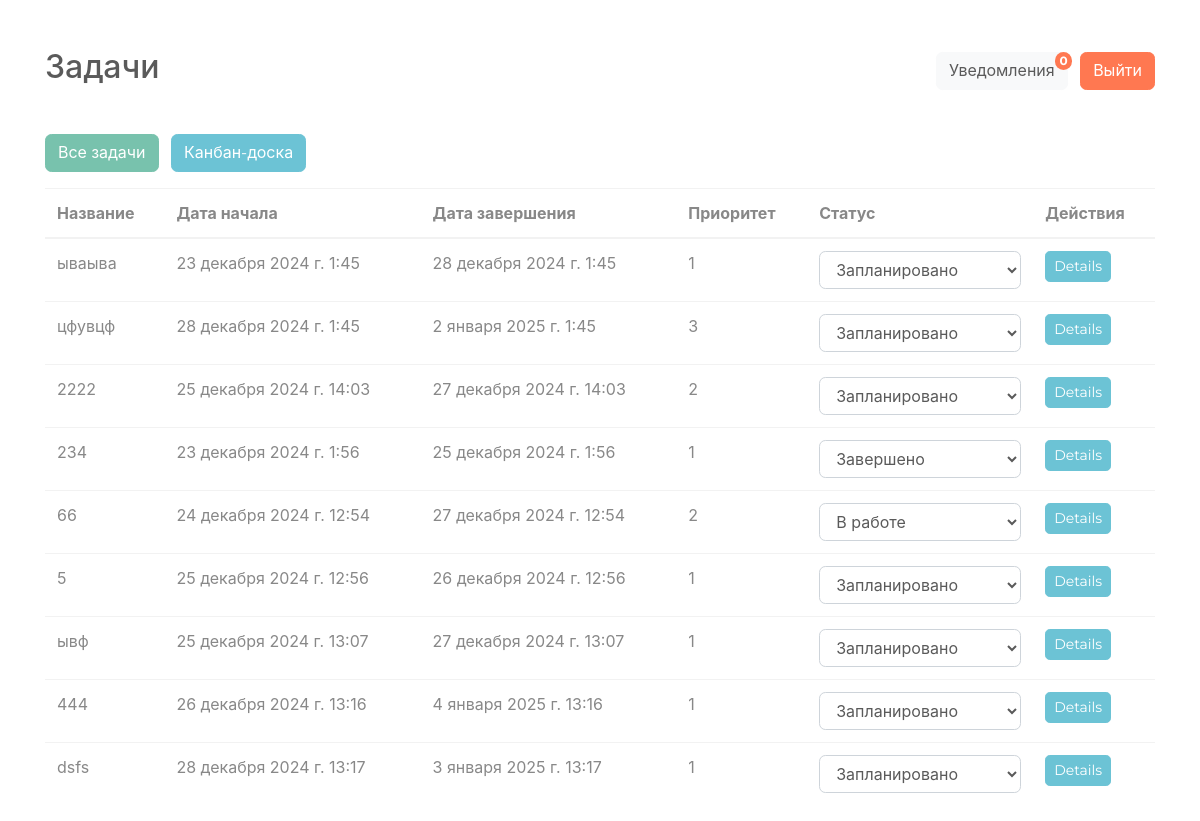
Page /user/ (signed in) on the earlier database version.
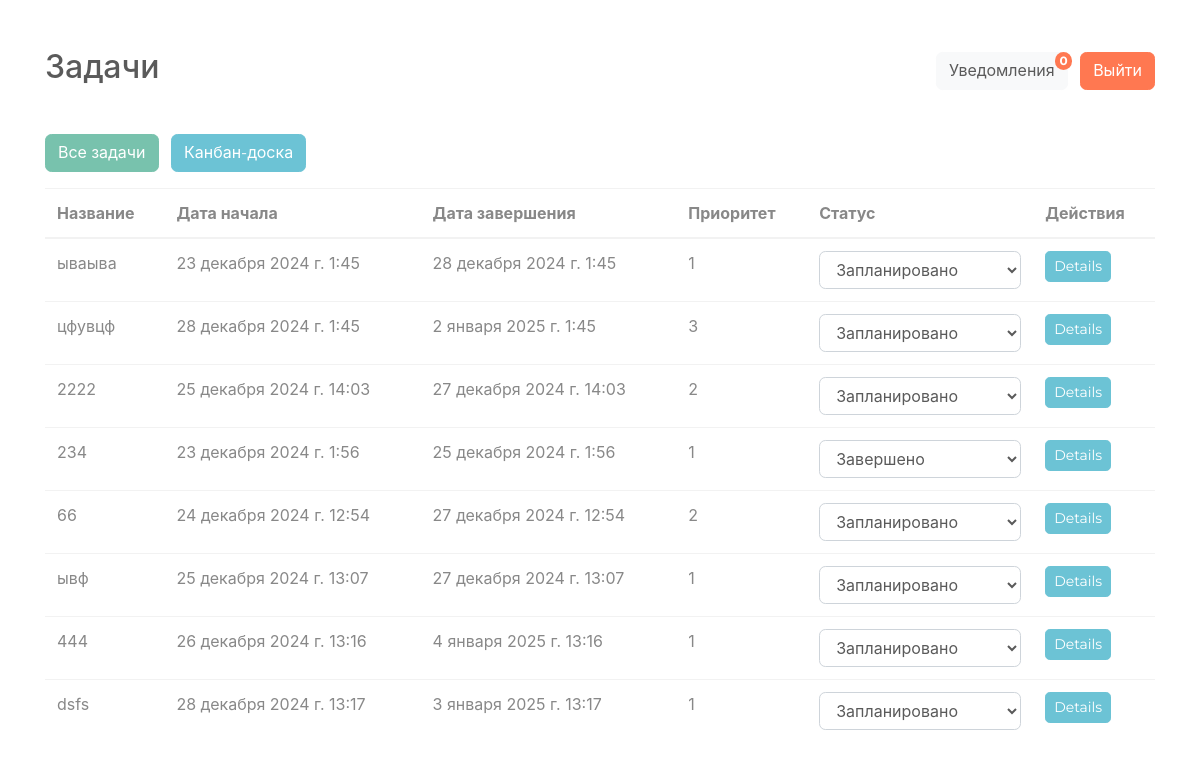
Same page on the later database version.
### task_management_system_app/models.py (models this page shows)
class Task(models.Model):
    STATUS_CHOICES = [
        ('planned', 'Запланировано'),
        ('in_progress', 'В работе'),
        ('completed', 'Завершено'),
    ]
    name = models.CharField(max_length=100)
    category = models.ForeignKey(Category, on_delete=models.CASCADE)
    assigned_to = models.ForeignKey(User, on_delete=models.CASCADE, related_name='tasks')
    start_date = models.DateTimeField()
    end_date = models.DateTimeField()
    priority = models.IntegerField(default=1)
    description = models.TextField(default='')
    is_completed = models.BooleanField(default=False)
    status = models.CharField(
        max_length=20,
        choices=STATUS_CHOICES,
        default='planned'
    )

### task_management_system_app/views.py (the view)
# urls.py: path('user/', views.user_tasks_list, name='user_tasks_list'),
@login_required
def user_tasks_list(request):
    tasks = Task.objects.filter(assigned_to=request.user)
    notifications = Notification.objects.filter(user=request.user, is_read=False)
    return render(request, 'user_tasks_list.html', {
        'tasks': tasks,
        'notifications_count': notifications.count()
    })

### task_management_system_app/templates/user_tasks_list.html (shortened to what this page needs)
<!DOCTYPE html>
<html lang="ru">
<head>
    <link rel="stylesheet" href="https://cdn.jsdelivr.net/npm/bootswatch@4.5.2/dist/minty/bootstrap.min.css" />
</head>
<body>
    <div class="container mt-5">
        <div class="d-flex justify-content-between align-items-center mb-3">
            <h2 class="text-center">{{ category.name }} Задачи</h2>
            <div>
                <button id="notificationsButton" class="btn btn-light position-relative">
                    Уведомления
                    <span id="notificationsBadge"
                        class="position-absolute top-0 start-100 translate-middle badge rounded-pill bg-danger"
                        style="{% if notifications_count == 0 %}display: {{0}};{% endif %}">
                        {{ notifications_count }}
                    </span>
                </button>
                <a href="{% url 'logout' %}" class="btn btn-danger ml-2">Выйти</a>
            </div>
        </div>
        <br />
        <div class="mb-3">
            <a href="{% url 'all_tasks_list' %}" class="btn btn-primary">Все задачи</a>
            <a href="{% url 'kanban_board' %}" class="btn btn-info ml-2">Канбан-доска</a>
        </div>
        <table id="taskTable" class="table">
            <thead>
                <tr>
                    <th>Название</th>
                    <th>Дата начала</th>
                    <th>Дата завершения</th>
                    <th>Приоритет</th>
                    <th>Статус</th>
                    <th>Действия</th>
                </tr>
            </thead>
            <tbody>
                {% for task in tasks %}
                <tr>
                    <td>{{ task.name }}</td>
                    <td>{{ task.start_date }}</td>
                    <td>{{ task.end_date }}</td>
                    <td>{{ task.priority }}</td>
                    <td>
                        <select class="form-control"
                                onchange="updateTaskStatus({{ task.id }}, this.value)">
                            <option value="planned" {% if task.status == 'planned' %}selected{% endif %}>Запланировано</option>
                            <option value="in_progress" {% if task.status == 'in_progress' %}selected{% endif %}>В работе</option>
                            <option value="completed" {% if task.status == 'completed' %}selected{% endif %}>Завершено</option>
                        </select>
                    </td>
                    <td>
                        <button type="button" class="btn btn-info btn-sm" data-toggle="modal"
                            data-target="#taskModal_{{ task.id }}">Details</button>
                    </td>
                </tr>
                {% endfor %}
            </tbody>
        </table>
    </div>
</body>
</html>

Differences in the rows shown:
removed Task: name "5", start_date "25 декабря 2024 г. 12:56", end_date "26 декабря 2024 г. 12:56", priority "1", status+id "Запланировано"
changed Task "24 декабря 2024 г. 12:54": status+id "В работе" → "Запланировано"
